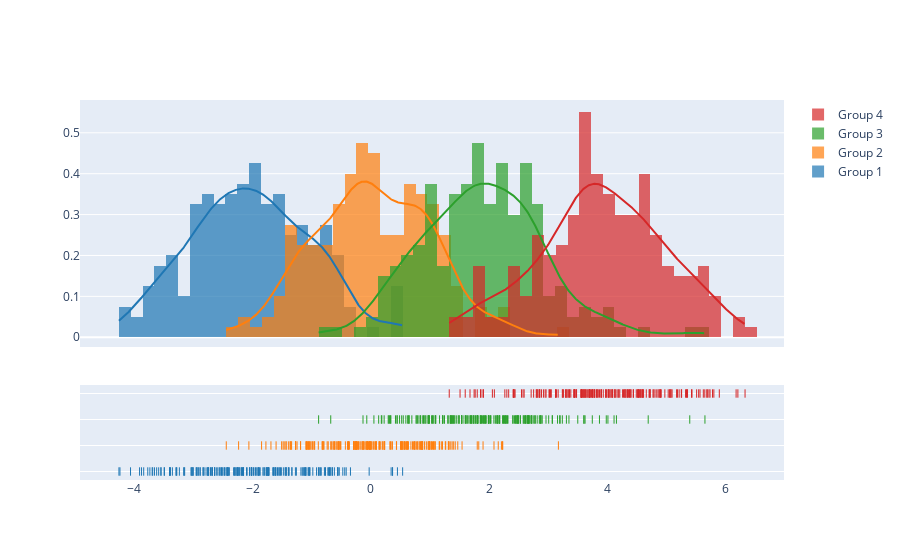

Notebook cell for this chart:
### Code cell
import plotly.figure_factory as ff

# Add histogram data
x1 = np.random.randn(200) - 2
x2 = np.random.randn(200)
x3 = np.random.randn(200) + 2
x4 = np.random.randn(200) + 4

# Group data together
hist_data = [x1, x2, x3, x4]

group_labels = ['Group 1', 'Group 2', 'Group 3', 'Group 4']

# Create distplot with custom bin_size
fig = ff.create_distplot(hist_data, group_labels, bin_size=.2)
fig.show()

### Figure 1 — Plotly figure (JSON) as saved in the notebook; plotly's stock layout.template omitted (floating-point values rounded to 4 significant figures; data arrays with more than 128 entries replaced by an {"elided": "..."} marker saying what was removed)
{"data": [{"autobinx": false, "histnorm": "probability density", "legendgroup": "Group 1", "marker": {"color": "rgb(31, 119, 180)"}, "name": "Group 1", "opacity": 0.7, "type": "histogram", "x": {"elided": "200 float values"}, "xaxis": "x", "xbins": {"end": 0.5378, "size": 0.2, "start": -4.259}, "yaxis": "y"}, {"autobinx": false, "histnorm": "probability density", "legendgroup": "Group 2", "marker": {"color": "rgb(255, 127, 14)"}, "name": "Group 2", "opacity": 0.7, "type": "histogram", "x": {"elided": "200 float values"}, "xaxis": "x", "xbins": {"end": 3.171, "size": 0.2, "start": -2.444}, "yaxis": "y"}, {"autobinx": false, "histnorm": "probability density", "legendgroup": "Group 3", "marker": {"color": "rgb(44, 160, 44)"}, "name": "Group 3", "opacity": 0.7, "type": "histogram", "x": {"elided": "200 float values"}, "xaxis": "x", "xbins": {"end": 5.649, "size": 0.2, "start": -0.883}, "yaxis": "y"}, {"autobinx": false, "histnorm": "probability density", "legendgroup": "Group 4", "marker": {"color": "rgb(214, 39, 40)"}, "name": "Group 4", "opacity": 0.7, "type": "histogram", "x": {"elided": "200 float values"}, "xaxis": "x", "xbins": {"end": 6.327, "size": 0.2, "start": 1.326}, "yaxis": "y"}, {"legendgroup": "Group 1", "marker": {"color": "rgb(31, 119, 180)"}, "mode": "lines", "name": "Group 1", "showlegend": false, "type": "scatter", "x": {"elided": "500 float values"}, "xaxis": "x", "y": {"elided": "500 float values"}, "yaxis": "y"}, {"legendgroup": "Group 2", "marker": {"color": "rgb(255, 127, 14)"}, "mode": "lines", "name": "Group 2", "showlegend": false, "type": "scatter", "x": {"elided": "500 float values"}, "xaxis": "x", "y": {"elided": "500 float values"}, "yaxis": "y"}, {"legendgroup": "Group 3", "marker": {"color": "rgb(44, 160, 44)"}, "mode": "lines", "name": "Group 3", "showlegend": false, "type": "scatter", "x": {"elided": "500 float values"}, "xaxis": "x", "y": {"elided": "500 float values"}, "yaxis": "y"}, {"legendgroup": "Group 4", "marker": {"color": "rgb(214, 39, 40)"}, "mode": "lines", "name": "Group 4", "showlegend": false, "type": "scatter", "x": {"elided": "500 float values"}, "xaxis": "x", "y": {"elided": "500 float values"}, "yaxis": "y"}, {"legendgroup": "Group 1", "marker": {"color": "rgb(31, 119, 180)", "symbol": "line-ns-open"}, "mode": "markers", "name": "Group 1", "showlegend": false, "type": "scatter", "x": {"elided": "200 float values"}, "xaxis": "x", "y": {"elided": "200 str values"}, "yaxis": "y2"}, {"legendgroup": "Group 2", "marker": {"color": "rgb(255, 127, 14)", "symbol": "line-ns-open"}, "mode": "markers", "name": "Group 2", "showlegend": false, "type": "scatter", "x": {"elided": "200 float values"}, "xaxis": "x", "y": {"elided": "200 str values"}, "yaxis": "y2"}, {"legendgroup": "Group 3", "marker": {"color": "rgb(44, 160, 44)", "symbol": "line-ns-open"}, "mode": "markers", "name": "Group 3", "showlegend": false, "type": "scatter", "x": {"elided": "200 float values"}, "xaxis": "x", "y": {"elided": "200 str values"}, "yaxis": "y2"}, {"legendgroup": "Group 4", "marker": {"color": "rgb(214, 39, 40)", "symbol": "line-ns-open"}, "mode": "markers", "name": "Group 4", "showlegend": false, "type": "scatter", "x": {"elided": "200 float values"}, "xaxis": "x", "y": {"elided": "200 str values"}, "yaxis": "y2"}], "layout": {"barmode": "overlay", "hovermode": "closest", "legend": {"traceorder": "reversed"}, "xaxis": {"anchor": "y2", "domain": [0.0, 1.0], "zeroline": false}, "yaxis": {"anchor": "free", "domain": [0.35, 1], "position": 0.0}, "yaxis2": {"anchor": "x", "domain": [0, 0.25], "dtick": 1, "showticklabels": false}}}
